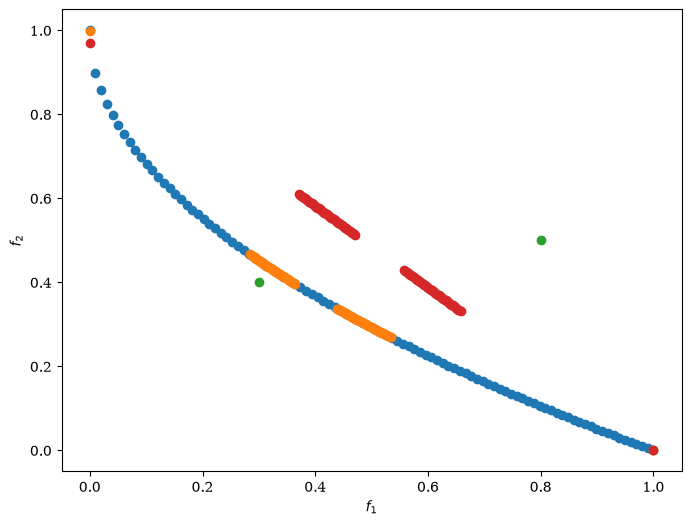

Recreate this plot in Python.
# https://www.pymoo.org/algorithms/moo/rnsga3.html
# R-NSGA-III

import numpy as np

from pymoo.algorithms.moo.rnsga3 import RNSGA3
from pymoo.problems import get_problem
from pymoo.optimize import minimize
from pymoo.visualization.scatter import Scatter

problem = get_problem("zdt1")
pf = problem.pareto_front()

# Define reference points
ref_points = np.array([[0.3, 0.4], [0.8, 0.5]])

# Get Algorithm
algorithm = RNSGA3(
    ref_points=ref_points,
    pop_per_ref_point=50,
    mu=0.1)

res = minimize(problem,
               algorithm=algorithm,
               termination=('n_gen', 300),
               pf=pf,
               seed=1,
               verbose=False)

reference_directions = res.algorithm.survival.ref_dirs

plot = Scatter()
plot.add(pf, label="pf")
plot.add(res.F, label="F")
plot.add(ref_points, label="ref_points")
plot.add(reference_directions, label="ref_dirs")
#plot.show()
plot.save("rnsga3.png")
